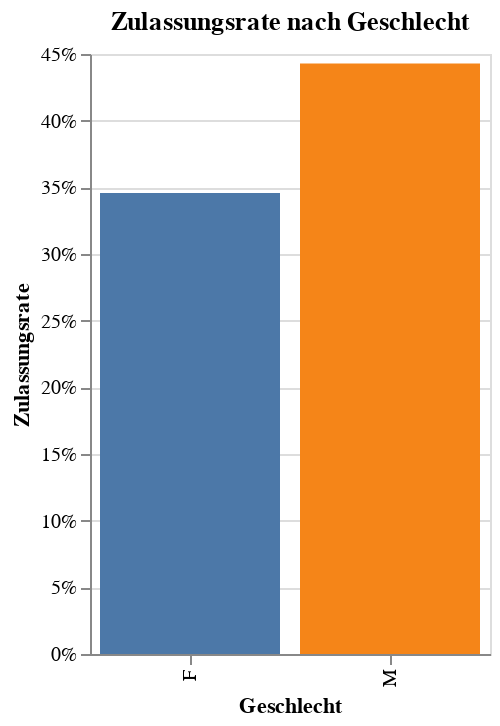

The notebook cell saved with this chart:
### Code cell
#Altair-Balkendiagramm mit geschlechterspezifischen Farben
chart = alt.Chart(agg_gender).mark_bar().encode(
    x=alt.X('Sex:N', title='Geschlecht'),
    y=alt.Y('Admission_Rate:Q', title='Zulassungsrate', axis=alt.Axis(format='.0%')),
    color=alt.Color(
        'Sex:N',
        scale=alt.Scale(
            domain=['F', 'M'],
            range=['#4C78A8', '#F58518']
        ),
        legend=None
    )
).properties(
    width=200,
    height=300,
    title='Zulassungsrate nach Geschlecht'
)

chart

### Figure 1 — Vega-Lite specification as saved in the notebook (floating-point values rounded to 4 significant figures)
{"config": {"view": {"continuousWidth": 300, "continuousHeight": 300}}, "data": {"name": "data-d8f65a60b401a66149f3242468bfb9d3"}, "mark": {"type": "bar"}, "encoding": {"color": {"field": "Sex", "legend": null, "scale": {"domain": ["F", "M"], "range": ["#4C78A8", "#F58518"]}, "type": "nominal"}, "x": {"field": "Sex", "title": "Geschlecht", "type": "nominal"}, "y": {"axis": {"format": ".0%"}, "field": "Admission_Rate", "title": "Zulassungsrate", "type": "quantitative"}}, "height": 300, "title": "Zulassungsrate nach Geschlecht", "width": 200, "$schema": "https://vega.github.io/schema/vega-lite/v5.20.1.json", "datasets": {"data-d8f65a60b401a66149f3242468bfb9d3": [{"Sex": "F", "Total_Applications": 4321, "Total_Admissions": 1494, "Admission_Rate": 0.3458}, {"Sex": "M", "Total_Applications": 8442, "Total_Admissions": 3738, "Admission_Rate": 0.4428}]}}
